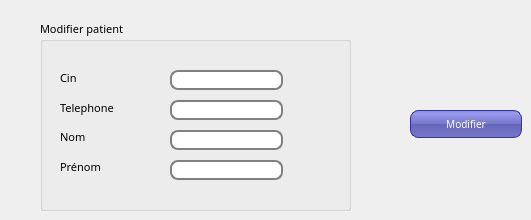
      <widget class="QWidget" name="tab_4">
       <attribute name="title">
        <string>modifier patient</string>
       </attribute>
       <widget class="QPushButton" name="modifierpatient">
        <property name="geometry">
         <rect>
          <x>410</x>
          <y>110</y>
          <width>112</width>
          <height>28</height>
         </rect>
        </property>
        <property name="font">
         <font>
          <family>MS Reference Sans Serif</family>
          <pointsize>-1</pointsize>
          <weight>50</weight>
          <italic>false</italic>
          <bold>false</bold>
         </font>
        </property>
        <property name="cursor">
         <cursorShape>PointingHandCursor</cursorShape>
        </property>
        <property name="styleSheet">
         <string notr="true">QPushButton {
color: white;
background-color: QLinearGradient( x1: 0, y1: 0, x2: 0, y2: 1, stop: 0 #88d, stop: 0.1 #99e, stop: 0.49 #77c, stop: 0.5 #66b, stop: 1 #77c);
border-width: 1px;
border-color: #339;
border-style: solid;
border-radius: 8;
padding: 3px;
font-size: 10px;
padding-left: 5px;
padding-right: 5px;
min-width: 100px;
max-width: 100px;
min-height: 20px;
max-height: 20px;
}</string>
        </property>
        <property name="text">
         <string>Modifier</string>
        </property>
       </widget>
       <widget class="QGroupBox" name="groupBox_2">
        <property name="geometry">
         <rect>
          <x>40</x>
          <y>20</y>
          <width>311</width>
          <height>191</height>
         </rect>
        </property>
        <property name="font">
         <font>
          <family>MS Reference Sans Serif</family>
          <pointsize>8</pointsize>
          <weight>50</weight>
          <italic>false</italic>
          <bold>false</bold>
         </font>
        </property>
        <property name="cursor">
         <cursorShape>PointingHandCursor</cursorShape>
        </property>
        <property name="autoFillBackground">
         <bool>false</bool>
        </property>
        <property name="styleSheet">
         <string notr="true">
background: QLinearGradient(x1: 0, y1: 0, x2: 0, y2: 1, stop: 0 #eef, stop: 1 #ccf);

QLabel {
font-weight: bold;
font-size: 15px;
}</string>
        </property>
        <property name="title">
         <string>Modifier patient</string>
        </property>
        <widget class="QLabel" name="label_5">
         <property name="geometry">
          <rect>
           <x>20</x>
           <y>110</y>
           <width>47</width>
           <height>13</height>
          </rect>
         </property>
         <property name="font">
          <font>
           <family>MS Reference Sans Serif</family>
           <pointsize>8</pointsize>
           <weight>50</weight>
           <italic>false</italic>
           <bold>false</bold>
          </font>
         </property>
         <property name="text">
          <string>Nom</string>
         </property>
        </widget>
        <widget class="QLabel" name="label_6">
         <property name="geometry">
          <rect>
           <x>20</x>
           <y>140</y>
           <width>47</width>
           <height>13</height>
          </rect>
         </property>
         <property name="font">
          <font>
           <family>MS Reference Sans Serif</family>
           <pointsize>8</pointsize>
           <weight>50</weight>
           <italic>false</italic>
           <bold>false</bold>
          </font>
         </property>
         <property name="text">
          <string>Prénom</string>
         </property>
        </widget>
        <widget class="QLineEdit" name="le_nom_2">
         <property name="geometry">
          <rect>
           <x>130</x>
           <y>110</y>
           <width>113</width>
           <height>20</height>
          </rect>
         </property>
         <property name="font">
          <font>
           <family>MS Reference Sans Serif</family>
           <pointsize>8</pointsize>
           <weight>50</weight>
           <italic>false</italic>
           <bold>false</bold>
          </font>
         </property>
         <property name="styleSheet">
          <string notr="true">QLineEdit {
padding: 1px;
border-style: solid;
border: 2px solid gray;
border-radius: 8px;
}

</string>
         </property>
        </widget>
        <widget class="QLineEdit" name="le_prenom_2">
         <property name="geometry">
          <rect>
           <x>130</x>
           <y>140</y>
           <width>113</width>
           <height>20</height>
          </rect>
         </property>
         <property name="font">
          <font>
           <family>MS Reference Sans Serif</family>
           <pointsize>8</pointsize>
           <weight>50</weight>
           <italic>false</italic>
           <bold>false</bold>
          </font>
         </property>
         <property name="styleSheet">
          <string notr="true">QLineEdit {
padding: 1px;
border-style: solid;
border: 2px solid gray;
border-radius: 8px;
}

</string>
         </property>
        </widget>
        <widget class="QLabel" name="label_8">
         <property name="geometry">
          <rect>
           <x>20</x>
           <y>80</y>
           <width>61</width>
           <height>16</height>
          </rect>
         </property>
         <property name="font">
          <font>
           <family>MS Reference Sans Serif</family>
           <pointsize>8</pointsize>
           <weight>50</weight>
           <italic>false</italic>
           <bold>false</bold>
          </font>
         </property>
         <property name="text">
          <string>Telephone</string>
         </property>
        </widget>
        <widget class="QLineEdit" name="le_telephone_2">
         <property name="geometry">
          <rect>
           <x>130</x>
           <y>80</y>
           <width>113</width>
           <height>20</height>
          </rect>
         </property>
         <property name="font">
          <font>
           <family>MS Reference Sans Serif</family>
           <pointsize>8</pointsize>
           <weight>50</weight>
           <italic>false</italic>
           <bold>false</bold>
          </font>
         </property>
         <property name="styleSheet">
          <string notr="true">QLineEdit {
padding: 1px;
border-style: solid;
border: 2px solid gray;
border-radius: 8px;
}

</string>
         </property>
        </widget>
        <widget class="QLabel" name="label_9">
         <property name="geometry">
          <rect>
           <x>20</x>
           <y>50</y>
           <width>81</width>
           <height>16</height>
          </rect>
         </property>
         <property name="font">
          <font>
           <family>MS Reference Sans Serif</family>
           <pointsize>8</pointsize>
           <weight>50</weight>
           <italic>false</italic>
           <bold>false</bold>
          </font>
         </property>
         <property name="cursor">
          <cursorShape>PointingHandCursor</cursorShape>
         </property>
         <property name="text">
          <string>Cin </string>
         </property>
        </widget>
        <widget class="QLineEdit" name="ancien_cin">
         <property name="geometry">
          <rect>
           <x>130</x>
           <y>50</y>
           <width>113</width>
           <height>20</height>
          </rect>
         </property>
         <property name="font">
          <font>
           <family>MS Reference Sans Serif</family>
           <pointsize>8</pointsize>
           <weight>50</weight>
           <italic>false</italic>
           <bold>false</bold>
          </font>
         </property>
         <property name="styleSheet">
          <string notr="true">QLineEdit {
padding: 1px;
border-style: solid;
border: 2px solid gray;
border-radius: 8px;
}

</string>
         </property>
        </widget>
       </widget>
      </widget>
